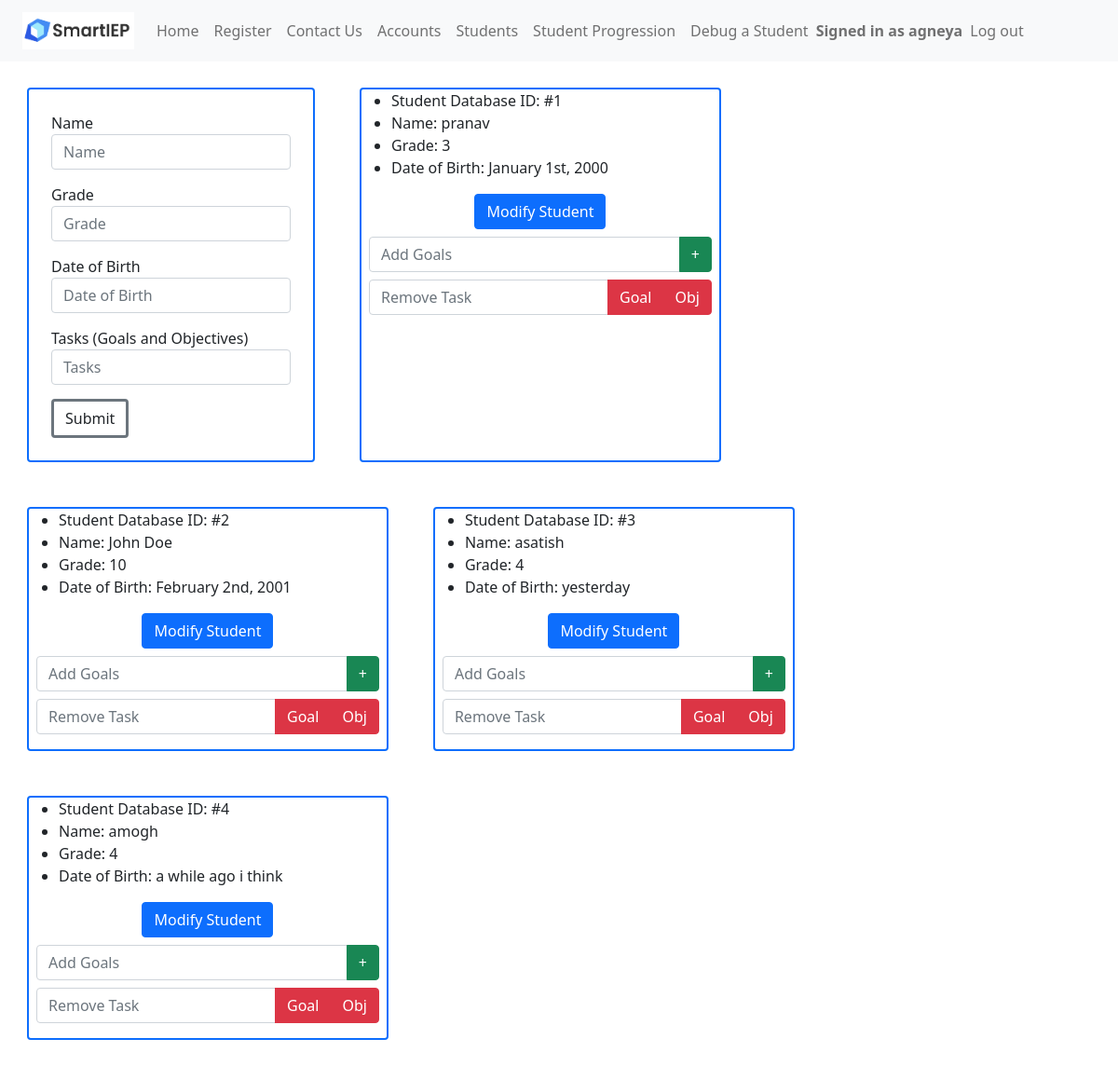
The page /students (signed in) on the database its author committed.
### app.py (models this page shows, shortened)
class Accounts(UserMixin, db.Model):
	__tablename__ = 'accounts'
	account_id = db.Column(db.Integer, primary_key=True)
	callname = db.Column(db.String(200),nullable=False)
	username = db.Column(db.String(200),nullable=False)
	password = db.Column(db.String(200),nullable=False)

class Students(db.Model):
	__tablename__ = 'students'
	student_id = db.Column(db.Integer, primary_key=True)
	name = db.Column(db.String(200),nullable=False)
	grade = db.Column(db.Integer)
	dateofbirth = db.Column(db.String(200),nullable=False)
	tasks = db.Column(db.String(500),nullable=False)
	logs = db.Column(db.String(500),nullable=False)

### app.py (the view, shortened to what this page needs)
@main.route("/students", methods=('GET', 'POST'))
@login_required
def students():
	students = Students.query.all()
	return render_template('students.html',students=students)

### app.py (called while the page is built)
@login_manager.user_loader
def load_user(account_id):
    return Accounts.query.get(int(account_id))

@app.context_processor
def utility_processor():
	def parse_tasks(newData):
		if (newData != ""):
			goalArrays = []
			for i in range(MAX_GOALS):
				goalArrays.append([])
			parts = newData[:-1].split(";")
			counter = 0
			for part in parts:
				if part[1] == "[":
					part = re.sub("\[.*?\]","[]",part)
					part = part.replace("[","").replace("]","")
					goalArrays[counter].append(part)
					counter = counter + 1
			for part in parts:
				if part[1] == "(":
					goalKey = int(part[part.find("(")+1:part.find(")")])
					part = re.sub("\(.*?\)","()",part)
					part = part.replace("(","").replace(")","")
					goalArrays[goalKey].append(part)
			return goalArrays
		else:
			return []
	return dict(parse_tasks=parse_tasks)

@app.context_processor
def add_imports():
    return dict(json=json)

### templates/students.html (shortened to what this page needs)
<!DOCTYPE html>
<html lang="en">
    <head>
        <link href="https://cdn.jsdelivr.net/npm/bootstrap@5.0.2/dist/css/bootstrap.min.css" rel="stylesheet">
    </head>
    <header>
      {% include 'nav.html' %}
    </header>
    <body>
        <div class="content">
            <div class="m-4 border border-2 border-primary rounded">
                <form class="m-4" method="post" action="/createstudent">
                    <div class="form-group">
                        <label for="stuname">Name</label>
                        <input class="form-control" name="stuname" id="stuname"
                            placeholder="Name">
                    </div>
                    <div class="form-group">
                        <label for="stugrade">Grade</label>
                        <input type="number" class="form-control" name="stugrade" id="stugrade"
                            placeholder="Grade">
                    </div>
                    <div class="form-group">
                        <label for="studob">Date of Birth</label>
                        <input class="form-control" name="studob" id="studob"
                            placeholder="Date of Birth">
                    </div>
                    <div class="form-group">
                        <label for="stutasks">Tasks (Goals and Objectives)</label>
                        <input class="form-control" name="stutasks" id="stutasks"
                            placeholder="Tasks">
                    </div>
                    <div class="form-group">
                        <button type="submit" class="btn btn-default border border-secondary border-3">Submit</button>
                    </div>
                </form>
            </div>
            {% for student in students %}
                <div class="m-4 border border-2 border-primary rounded">
                    <ul>
                        <li>Student Database ID: #{{ student.student_id }}</li>
                        <li>Name: {{ student.name }}</li>
                        <li>Grade: {{ student.grade }}</li>
                        <li>Date of Birth: {{ student.dateofbirth }}</li>
                    </ul>
                    <div class="container">
                        <div class="d-flex justify-content-center align-items-center">
                            <button class="btn btn-primary" type="button" data-toggle="collapse" data-target="#dropDownForm{{ student.student_id }}" aria-expanded="false" aria-controls="dropDownForm">
                                Modify Student
                            </button>
                        </div>
                    </div>
                    <form method="post" class="m-2" action="/addgoal">
                        <div class="input-group">
                          <input type="text" class="form-control" name="add_goal{{ student.student_id }}" id="add_goal" placeholder="Add Goals">
                          <button type="submit" class="btn btn-success" name="submit_goal" value="submit{{ student.student_id }}">+</button>
                        </div>
                    </form>
                    <form method="post" class="m-2" action="/removegoal">
                        <div class="input-group mb-3">
                            <input type="text" class="form-control" name="remove_goal{{ student.student_id }}" id="remove_goal" placeholder="Remove Task">
                            <button type="submit" class="btn btn-danger" name="remove_goal" value="remove{{ student.student_id }}">Goal</button>
                            <button type="submit" class="btn btn-danger" name="remove_obj" formaction="/removeobjective" value="remove_obj{{ student.student_id }}">Obj</button>
                          </div>
                    </form>
                </div>
            {% endfor %}
        </div>
    </body>
</html>

### templates/nav.html (shortened to what this page needs)
<nav class="px-4 navbar fixed-top navbar-expand-lg navbar-light bg-light">
    <a class="navbar-brand" href="/"><img src="static\smartieplogo.png" width="120" height="40"></a>
    <div>
      <ul class="navbar-nav mr-auto">
        <li class="nav-item active">
          <a class="nav-link" href="/signin">Home</a>
        </li>
        <li class="nav-item">
          <a class="nav-link" href="/register">Register</a>
        </li>
        <li class="nav-item">
          <a class="nav-link" href="/contactus">Contact Us</a>
        </li>
        {% if current_user.is_authenticated %}
        <li class="nav-item">
          <a class="nav-link" href="/accounts">Accounts</a>
        </li>
        <li class="nav-item">
          <a class="nav-link" href="/students">Students</a>
        </li>
        <li class="nav-item">
          <a class="nav-link" href="/logs">Student Progression</a>
        </li>
        <li class="nav-item">
          <a class="nav-link" href="/terminatestudent">Debug a Student</a>
        </li>
        <span class="navbar-text navbar-right">
          <b>Signed in as {{ current_user.callname }}</b>
        </span>
        <li class="nav-item">
          <a class="nav-link" href="/logout">Log out</a>
        </li>
      </ul>
        {% endif %}
    </div>
  </nav>

### templates/students.html (style rules this page uses)
.form-group { margin-top:15px; }
.content { margin: 5px; width: 100%; display: flex; flex-direction: row; flex-wrap: wrap; }
body { padding-top: 60px; }

### rows shown on the page
Accounts: callname "agneya"
Students: student_id "1", name "pranav", grade "3", dateofbirth "January 1st, 2000"
Students: student_id "2", name "John Doe", grade "10", dateofbirth "February 2nd, 2001"
Students: student_id "3", name "asatish", grade "4", dateofbirth "yesterday"
Students: student_id "4", name "amogh", grade "4", dateofbirth "a while ago i think"
